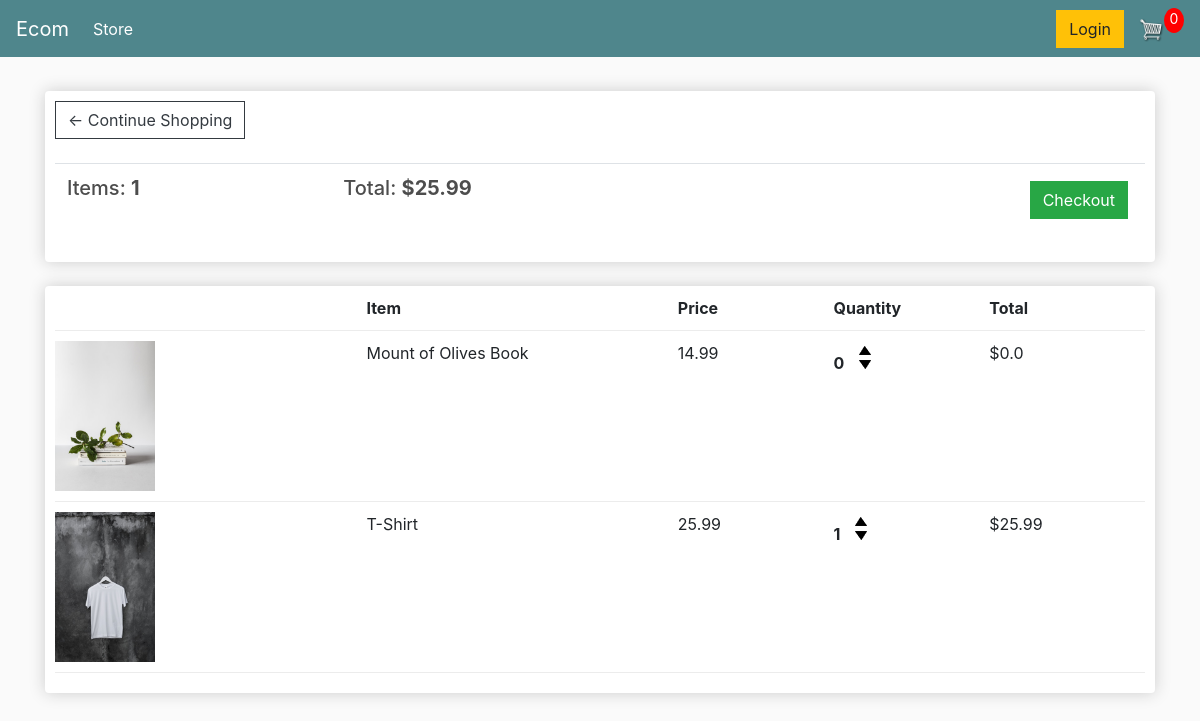
The page /cart/ (signed in) on the database as committed earlier.
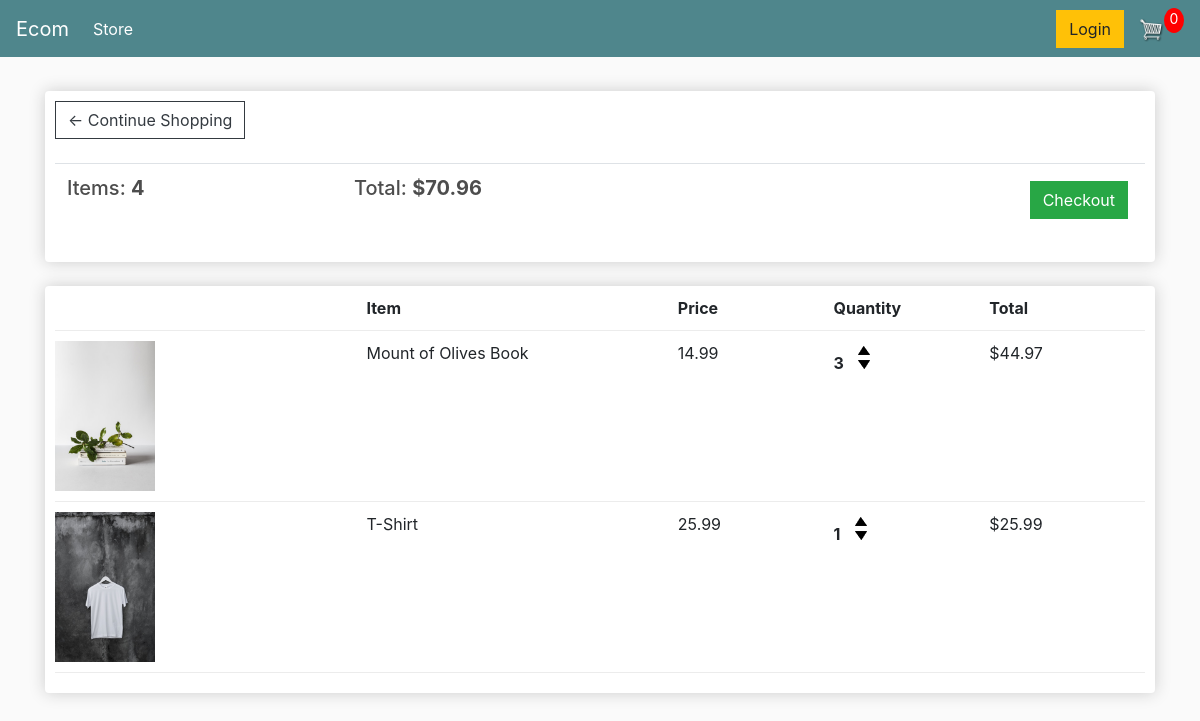
The same page on the database as committed later.
### store/models.py (models this page shows, shortened)
class Order(models.Model):
    customer = models.ForeignKey(Customer, on_delete=models.SET_NULL, null=True, blank=True)
    date_ordered = models.DateTimeField(auto_now_add=True)
    complete = models.BooleanField(default=False)
    transaction_id = models.CharField(max_length=200, null=True)
    @property
    def get_cart_total(self):
        orderitems = self.orderitem_set.all()
        total = sum([item.get_total for item in orderitems ])
        return total
    @property
    def get_cart_items(self):
        orderitems = self.orderitem_set.all()
        total = sum([item.quantity for item in orderitems])
        return total

class OrderItem(models.Model):
    product = models.ForeignKey(Product, on_delete=models.SET_NULL, null=True)
    order = models.ForeignKey(Order, on_delete=models.SET_NULL, null=True)
    quantity = models.IntegerField(default=0, null=True, blank=True)
    date_added = models.DateTimeField(auto_now_add=True)
    @property
    def get_total(self):
        total = self.product.price * self.quantity
        return total

class Product(models.Model):
    name = models.CharField(max_length=200, null=True)
    price = models.FloatField()
    digital = models.BooleanField(default=False, null=True, blank=False)
    image = models.ImageField(null=True, blank=True)
    @property
    def imageURL(self):
        try:
            url = self.image.url
        except:
            url = ''
        return url

### store/views.py (the view)
# urls.py: path('cart/', views.cart, name= 'cart'),
def cart(request):
    if request.user.is_authenticated:
        customer = request.user.customer
        order, created = Order.objects.get_or_create(customer=customer, complete=False)
        items = order.orderitem_set.all()
    else:
        items = []
        order = {'get_cart_total':0, 'get_cart_items': 0}
    context = {'items': items, 'order': order}
    return render(request, 'store/cart.html', context)

### store/templates/store/cart.html (shortened to what this page needs)
{% extends 'store/main.html' %} {% load static %} {% block content %}
<div class="row">
  <div class="col-lg-12">
    <div class="box-element">
      <a class="btn btn-outline-dark" href="{% url 'store' %}"
        >&#x2190; Continue Shopping</a
      >
      <br />
      <br />
      <table class="table">
        <tr>
          <th>
            <h5>Items: <strong>{{order.get_cart_items}}</strong></h5>
          </th>
          <th>
            <h5>
              Total: <strong>${{order.get_cart_total|floatformat:2}}</strong>
            </h5>
          </th>
          <th>
            <a
              style="float: right; margin: 5px"
              class="btn btn-success"
              href="{% url 'checkout' %}"
              >Checkout</a
            >
          </th>
        </tr>
      </table>
    </div>
    <br />
    <div class="box-element">
      <div class="cart-row">
        <div style="flex: 2"></div>
        <div style="flex: 2"><strong>Item</strong></div>
        <div style="flex: 1"><strong>Price</strong></div>
        <div style="flex: 1"><strong>Quantity</strong></div>
        <div style="flex: 1"><strong>Total</strong></div>
      </div>
      {% for item in items %}
      <div class="cart-row">
        <div style="flex: 2">
          <img class="row-image" src="{{item.product.imageURL}}" />
        </div>
        <div style="flex: 2"><p>{{item.product.name}}</p></div>
        <div style="flex: 1"><p>{{item.product.price|floatformat:2}}</p></div>
        <div style="flex: 1">
          <p class="quantity">{{item.quantity}}</p>
          <div class="quantity">
            <img
              class="chg-quantity"
              src="{% static  'images/arrow-up.png' %}"
            />
            <img
              class="chg-quantity"
              src="{% static  'images/arrow-down.png' %}"
            />
          </div>
        </div>
        <div style="flex: 1"><p>${{item.get_total}}</p></div>
      </div>
      {% endfor %}
    </div>
  </div>
  {% endblock%}

### store/templates/store/main.html (shortened to what this page needs)
<!DOCTYPE html>
{% load static %}
<html>
  <head>
    <link
      rel="stylesheet"
      href="https://stackpath.bootstrapcdn.com/bootstrap/4.4.1/css/bootstrap.min.css"
    />
    <link rel="stylesheet" type="text/css" href="{% static 'css/main.css' %}" />
  </head>
  <body>
    <nav class="navbar navbar-expand-lg navbar-dark bg-dark">
      <a class="navbar-brand" href="{% url 'store' %}">Ecom</a>
      <div class="collapse navbar-collapse" id="navbarSupportedContent">
        <ul class="navbar-nav mr-auto">
          <li class="nav-item active">
            <a class="nav-link" href="{% url 'store' %}"
              >Store <span class="sr-only">(current)</span></a
            >
          </li>
        </ul>
        <div class="form-inline my-2 my-lg-0">
          <a href="#" class="btn btn-warning">Login</a>
          <a href="{% url 'cart' %}">
            <img id="cart-icon" src="{% static 'images/cart.png' %}" />
          </a>
          <p id="cart-total">0</p>
        </div>
      </div>
    </nav>
    <div class="container">
      <br />
      {% block content %} {% endblock content %}
    </div>
  </body>
</html>

### static/css/main.css (style rules this page uses)
body { background-color: hsl(0, 0%, 98%); }
h1, h2, h3, h4, h5, h6 { color: hsl(0, 0%, 30%); }
.box-element { box-shadow: hsl(0, 0%, 80%) 0 0 16px; background-color: #fff; border-radius: 4px; padding: 10px; }
.bg-dark { background-color: #4f868c !important; }
#cart-icon { width: 25px; display: inline-block; margin-left: 15px; }
#cart-total { display: block; text-align: center; color: #fff; background-color: red; width: 20px; height: 25px; border-radius: 50%; font-size: 14px; }
.col-lg-4, .col-lg-6, .col-lg-8, .col-lg-12 { margin-top: 10px; }
.btn { border-radius: 0; }
.row-image { width: 100px; }
.cart-row { display: flex; align-items: flex-stretch; padding-bottom: 10px; margin-bottom: 10px; border-bottom: 1px solid #ececec; }
.quantity { display: inline-block; font-weight: 700; padding-right: 10px; }
.chg-quantity { width: 12px; cursor: pointer; display: block; margin-top: 5px; transition: 0.1s; }

Rows that differ between the two databases and show on the page:
changed through a linked row, Order: get_cart_items "1" → "4"; get_cart_total "25.99" → "70.96"
changed OrderItem "Mount of Olives Book": quantity "0" → "3"; get_total "0.0" → "44.97"
